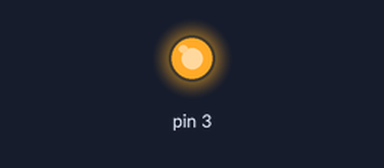
A sketch run on a simulated Arduino Uno, built with avr-gcc and run on an emulated ATmega328P. Parts: output pins drawn as LEDs (lit = HIGH).

Above: at 0.05 s.
At 1.0 s:
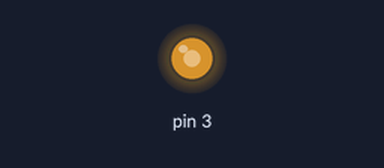
At 1.5 s:
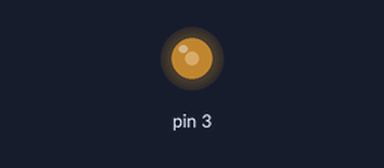
At 2.0 s:
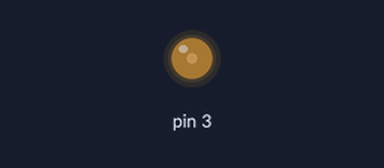
Timing chart, 0 to 6.0 s (numbered marks = the images above):
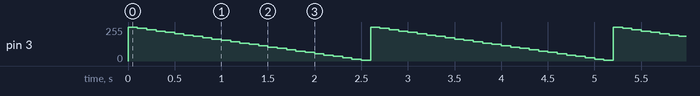

The sketch:

power_hardfor.ino
```cpp
int i;
void setup() {
  pinMode(3,OUTPUT);

}

void loop() {
  for (i = 255; i > 0; i=i-10){
    analogWrite(3, i);
    delay(100);
  }


}
```

Measured:
- by itself, pin 3: ramps from 255/255 to 5/255 and jumps back, once every 2.6 s
